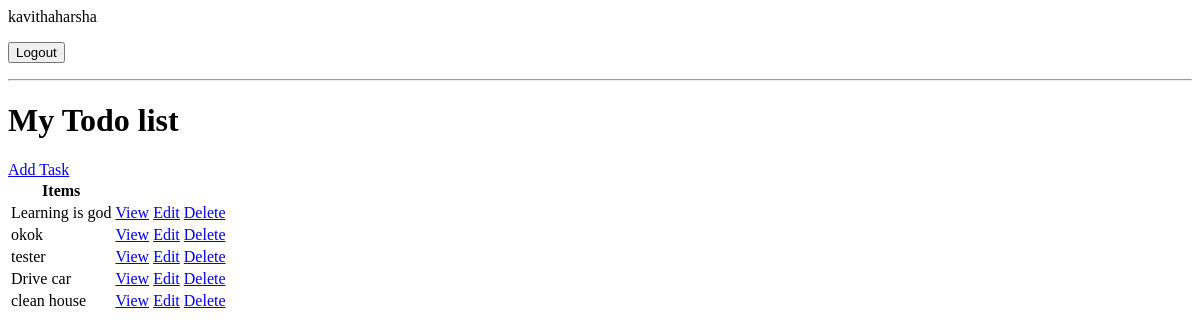
Before: / (signed in) with the older database file.
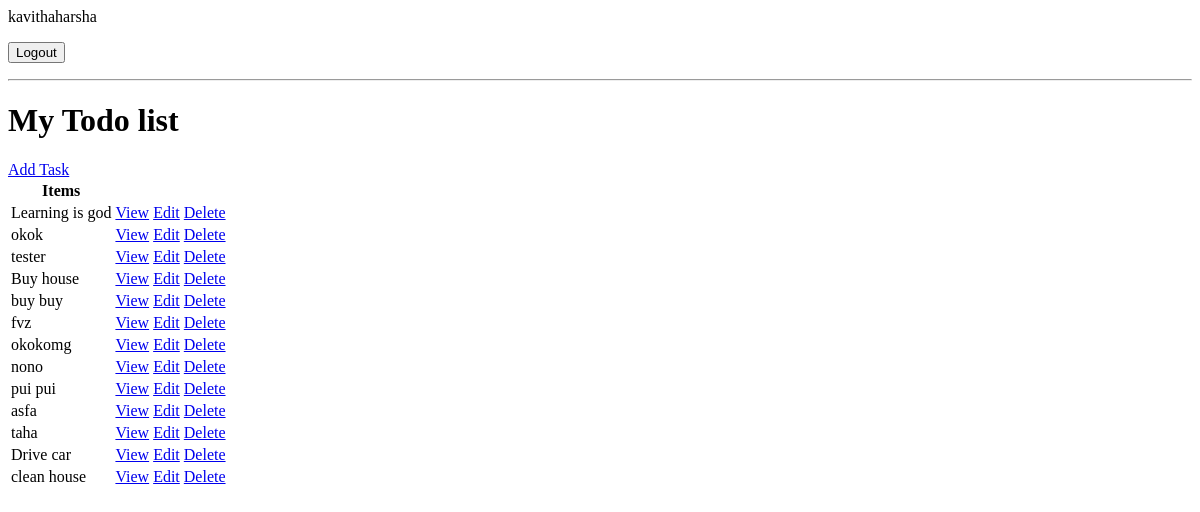
After: the same page with the newer database file.
### myapp/models.py (models this page shows, shortened)
class Task(models.Model):
  user=models.ForeignKey(User,on_delete=models.CASCADE,null=True,blank=True )
  title=models.CharField(max_length=200)
  description=models.TextField(null=True,blank=True)
  complete=models.BooleanField(default=False)
  created=models.DateTimeField(auto_now_add=True)
  class Meta:
    ordering=['complete']

### myapp/views.py (the view)
# urls.py: path('', TaskList.as_view() ,name='tasks'),
class TaskList(LoginRequiredMixin,ListView):
    model=Task
    context_object_name='tasks'

### myapp/templates/myapp/task_list.html (shortened to what this page needs)
{% if request.user.is_authenticated %}
<p>{{request.user}}</p>
<form method="post" action="{% url 'logout' %}">
  <input type="submit" value="Logout" />
</form>
{% else %}
<a href="{% url 'login' %}">Login</a>
{% endif %}
<hr />
<h1>My Todo list</h1>
<a href="{% url 'task-create' %}">Add Task</a>
<table>
  <tr>
    <th>Items</th>
    <th></th>
  </tr>
  {% for task in tasks %}
  <tr>
    <td>{{task.title}}</td>
    <td><a href="{% url 'task' task.id%}">View</a></td>
    <td><a href="{% url 'task-update' task.id%}">Edit</a></td>
    <td><a href="{% url 'task-delete' task.id%}">Delete</a></td>
  </tr>
  {% empty %}
  <h3>No items in a list</h3>
  {%endfor%}
</table>

Changed rows visible on the page:
added Task: title "Buy house"
added Task: title "buy buy"
added Task: title "fvz"
added Task: title "okokomg"
added Task: title "nono"
added Task: title "pui pui"
added Task: title "asfa"
added Task: title "taha"
